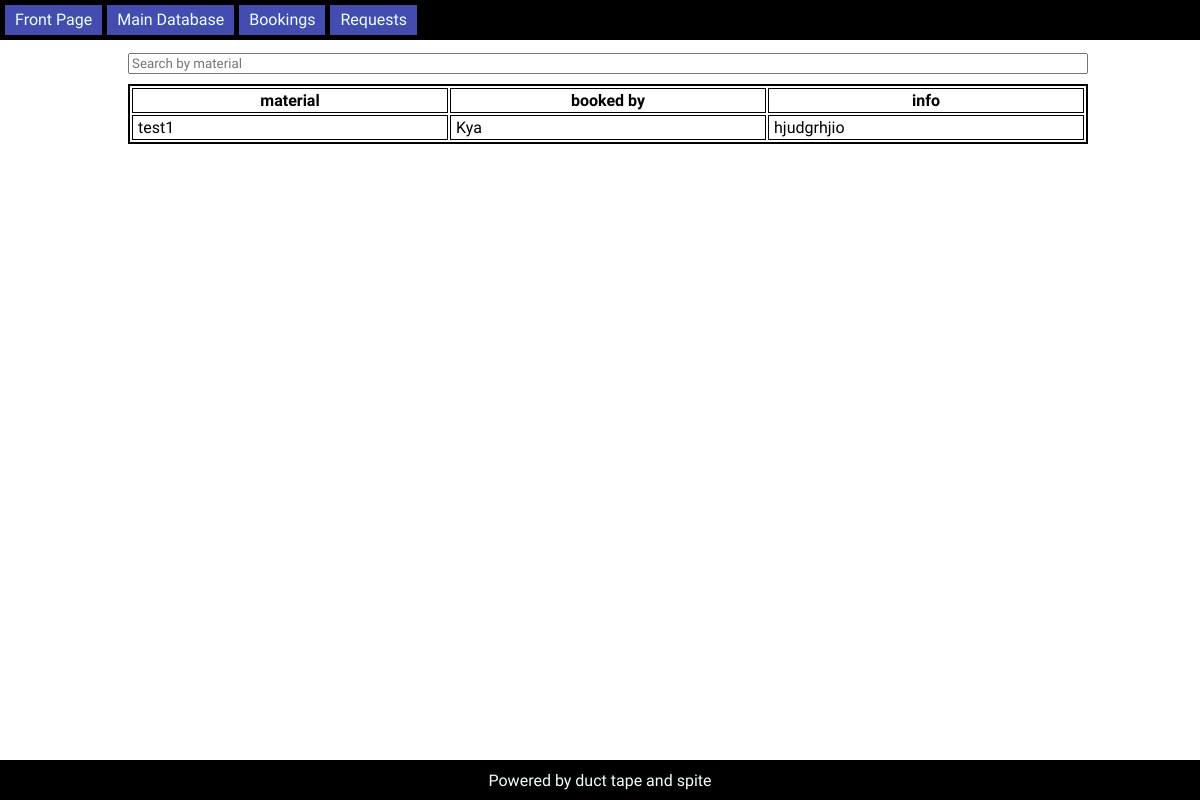
/db/bookings, run on an earlier commit of the app's database.
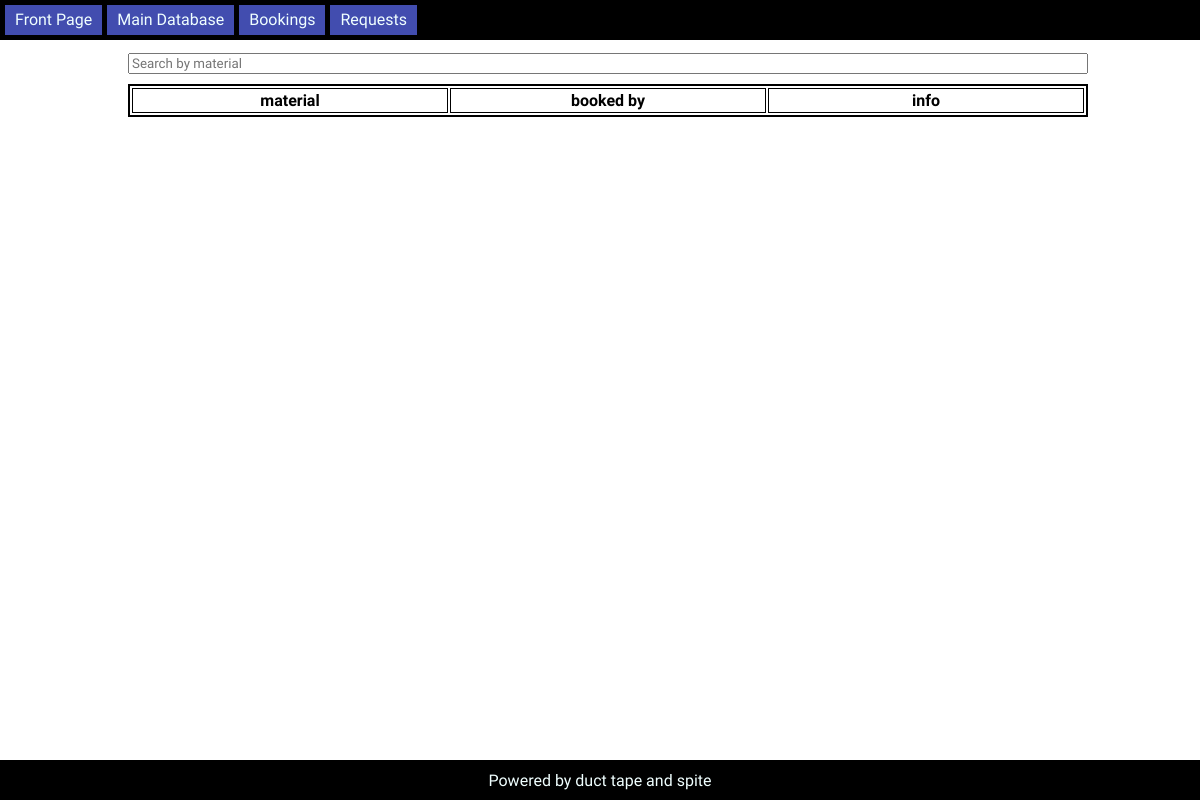
And on a later commit of the database.
### main.py (models this page shows)
class Booking(db.Model):
    id: Mapped[int] = mapped_column(primary_key=True)
    bookedMaterial: Mapped[str] = mapped_column()
    bookedBy: Mapped[str] = mapped_column()
    bookInfo: Mapped[str] = mapped_column()

### main.py (the view)
@app.route("/db/bookings")
def lookupBookings():
    data: list[Booking] = db.session.execute(db.select(Booking).order_by(Booking.bookedBy)).scalars().all()
    return render_template('bookingsTemplate.html', data=[[entry.bookedMaterial, entry.bookedBy, entry.bookInfo] for entry in data])

### templates/bookingsTemplate.html (shortened to what this page needs)
<!doctype html>
<head>
    <link rel="stylesheet" href="/static/styling.css">
      {% from 'macros.html' import navbar %}
    </head>
    <body>
      {{ navbar() }}
    <div class="container">
        <div class="inner">
            <div class="dbLookup">
                <input type="text" id="searchTerms" onkeyup="sortTable('searchTerms', 'data')" placeholder="Search by material">
                <table id="data">
                    <tr>
                      <th>material</th>
                      <th>booked by</th>
                      <th>info</th>
                    </tr>
                    {% for a in data: %}
                    <tr>
                        <td>{{a[0]}}</td>
                        <td>{{a[1]}}</td>
                        <td>{{a[2]}}</td>
                    </tr>
                    {% endfor %}
                </table>
            </div>
            <div class="footer">
                <p>Powered by duct tape and spite</p>
            </div>
        </div>
    </div>
</body>

What changed in the data, as far as the page shows it:
removed Booking: bookedMaterial "test1", bookedBy "Kya", bookInfo "hjudgrhjio"
